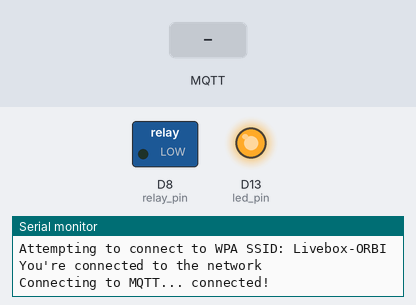
A sketch run on a simulated Arduino MKR. On the bench: switched loads named in the sketch (green lamp = pin HIGH), output pins drawn as LEDs (lit = HIGH), the last lines printed to the serial monitor. The test bench sets the inputs (shaded band). WiFi joins after 1.5 s; servers stay silent unless stated; no MQTT or app messages arrive unless stated.

Above: at 2.7 s.
2.8 s: MQTT message "On" arrives on the first subscribed topic
At 3.2 s:
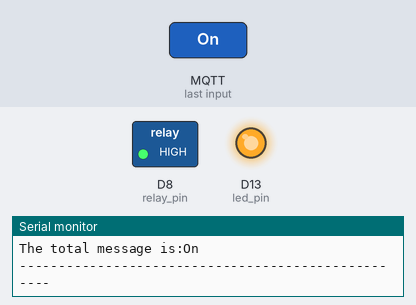
4.3 s: MQTT message "Off" arrives on the first subscribed topic
At 5.5 s:
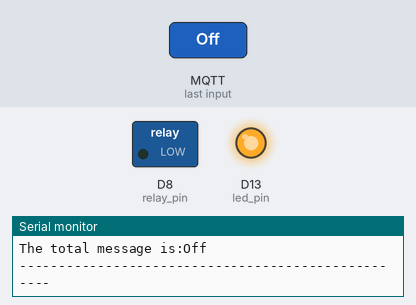
Timing chart, 0 to 7.3 s (numbered marks = the images above; inputs shaded):
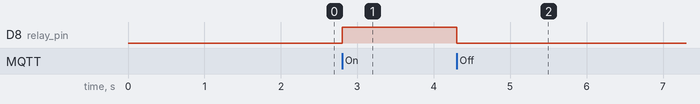

Measured:
- after the input at 2.8 s, D8 (relay_pin): LOW → HIGH at once
- after the input at 4.3 s, D8 (relay_pin): HIGH → LOW at once

The sketch:

Relay.ino
```cpp
#include <PubSubClient.h>
#include <WiFiNINA.h> /


char ssid[] = "Livebox-ORBI";
char pass[] = "****";


WiFiClient wifiClient;
PubSubClient client(wifiClient);

const char broker[] = "192.168.1.97";
int        port     = 1883;
const char topic[]  = "bedroom/outlet";
const char* mqttUser = "brokerRasp";
const char* mqttPassword = "brokerRasp";

long loopNumber = 0;
String incomingMessage = "";
int relay_pin = 8;
int led_pin = 13;


void connectWifi(){
  // attempt to connect to Wifi network:
  Serial.print("Attempting to connect to WPA SSID: ");
  Serial.println(ssid);
  while (WiFi.begin(ssid, pass) != WL_CONNECTED) {
    // failed, retry
    Serial.print(".");
    delay(5000);
  }
  Serial.println("");
  Serial.println("You're connected to the network");
  Serial.println();
}


void connectMQTT(){
  //MQTT
  client.setServer(broker, port);
  client.setCallback(callback);

  while (!client.connected()) {
    Serial.print("Connecting to MQTT... ");

    if (client.connect("ArduinoClient", mqttUser, mqttPassword )) {
      Serial.println("connected!");
    }
    else
    {
      Serial.print("failed with state ");
      Serial.println(client.state());
      delay(2000);
    }

    client.subscribe(topic);
  }
}


void setup() {
  //Initialize serial and wait for port to open:

  Serial.begin(9600);
  while (!Serial) {
    ; // wait for serial port to connect. Needed for native USB port only
  }

  connectWifi();

  connectMQTT();
pinMode(relay_pin,OUTPUT);
  pinMode(led_pin,OUTPUT);
digitalWrite(led_pin,HIGH);
}


//Stuff to deal with the MQTT incoming messages
void callback(char* topic, byte* payload, unsigned int length) {

  Serial.println();
  Serial.println();
  Serial.print("Message arrived in topic: ");
  Serial.println(topic);

  incomingMessage = "";

  Serial.print("Message: ");
  for (int i = 0; i < length; i++) {
    Serial.print((char)payload[i]);
    incomingMessage += (char)payload[i];
  }

  Serial.println();
  Serial.println("The total message is:" + incomingMessage);
  Serial.println("---------------------------------------------------");

  if (incomingMessage == "On"){
    digitalWrite(relay_pin,HIGH);;
  }else if (incomingMessage == "Off"){
    digitalWrite(relay_pin,LOW);
  }
}


void loop() {
  client.loop();

  //Are we connected to MQTT? If not, reconnect
  if(!client.connected()){
    Serial.println("MQTT connection lost - trying again.");
    connectMQTT();
  }
}
```
